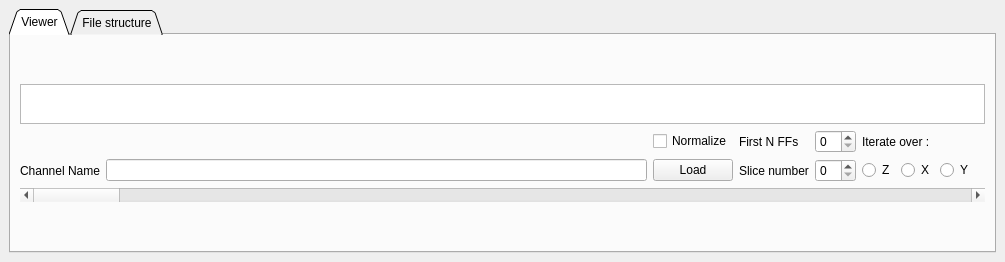
<?xml version="1.0" encoding="UTF-8"?>
<ui version="4.0">
 <class>MainWindow</class>
 <widget class="QMainWindow" name="MainWindow">
  <property name="geometry">
   <rect>
    <x>0</x>
    <y>0</y>
    <width>1005</width>
    <height>262</height>
   </rect>
  </property>
  <property name="acceptDrops">
   <bool>true</bool>
  </property>
  <property name="windowTitle">
   <string>MainWindow</string>
  </property>
  <widget class="QWidget" name="centralwidget">
   <property name="enabled">
    <bool>true</bool>
   </property>
   <layout class="QHBoxLayout" name="horizontalLayout">
    <item>
     <widget class="QTabWidget" name="tabWidget">
      <property name="enabled">
       <bool>true</bool>
      </property>
      <property name="tabShape">
       <enum>QTabWidget::Triangular</enum>
      </property>
      <property name="currentIndex">
       <number>0</number>
      </property>
      <widget class="QWidget" name="tab">
       <attribute name="title">
        <string>Viewer</string>
       </attribute>
       <layout class="QVBoxLayout" name="verticalLayout">
        <item>
         <layout class="QGridLayout" name="gridLayout" rowstretch="4,0,0,0">
          <property name="sizeConstraint">
           <enum>QLayout::SetDefaultConstraint</enum>
          </property>
          <property name="leftMargin">
           <number>0</number>
          </property>
          <item row="2" column="6" colspan="2">
           <widget class="QRadioButton" name="radioButton_X">
            <property name="text">
             <string>X</string>
            </property>
           </widget>
          </item>
          <item row="3" column="0" colspan="11">
           <widget class="QScrollBar" name="horizontalScrollBar_slice">
            <property name="orientation">
             <enum>Qt::Horizontal</enum>
            </property>
           </widget>
          </item>
          <item row="2" column="4">
           <widget class="QSpinBox" name="spinBox_slice"/>
          </item>
          <item row="2" column="5">
           <widget class="QRadioButton" name="radioButton_Z">
            <property name="text">
             <string>Z</string>
            </property>
           </widget>
          </item>
          <item row="1" column="5" colspan="4">
           <widget class="QLabel" name="label_2">
            <property name="text">
             <string>Iterate over :</string>
            </property>
           </widget>
          </item>
          <item row="0" column="0" colspan="11">
           <widget class="QTextBrowser" name="Sample">
            <property name="sizePolicy">
             <sizepolicy hsizetype="Expanding" vsizetype="Fixed">
              <horstretch>0</horstretch>
              <verstretch>0</verstretch>
             </sizepolicy>
            </property>
            <property name="maximumSize">
             <size>
              <width>16777215</width>
              <height>40</height>
             </size>
            </property>
           </widget>
          </item>
          <item row="2" column="2">
           <widget class="QPushButton" name="Load">
            <property name="text">
             <string>Load</string>
            </property>
           </widget>
          </item>
          <item row="2" column="8">
           <widget class="QRadioButton" name="radioButton_Y">
            <property name="text">
             <string>Y</string>
            </property>
           </widget>
          </item>
          <item row="2" column="0">
           <widget class="QLabel" name="channel_name">
            <property name="text">
             <string>Channel Name</string>
            </property>
           </widget>
          </item>
          <item row="2" column="3">
           <widget class="QLabel" name="label">
            <property name="text">
             <string>Slice number</string>
            </property>
           </widget>
          </item>
          <item row="2" column="1">
           <widget class="QLineEdit" name="Qchannel_name"/>
          </item>
          <item row="1" column="2">
           <widget class="QCheckBox" name="normalize_checkBox">
            <property name="text">
             <string>Normalize</string>
            </property>
           </widget>
          </item>
          <item row="1" column="4">
           <widget class="QSpinBox" name="FF_number_spinBox"/>
          </item>
          <item row="1" column="3">
           <widget class="QLabel" name="label_FF">
            <property name="text">
             <string>First N FFs</string>
            </property>
           </widget>
          </item>
         </layout>
        </item>
       </layout>
      </widget>
      <widget class="QWidget" name="Filestructure">
       <attribute name="title">
        <string>File structure</string>
       </attribute>
       <layout class="QVBoxLayout" name="verticalLayout_2">
        <item>
         <widget class="QTreeWidget" name="treeWidget">
          <column>
           <property name="text">
            <string>Object</string>
           </property>
          </column>
          <column>
           <property name="text">
            <string>Dataset size</string>
           </property>
          </column>
         </widget>
        </item>
       </layout>
      </widget>
     </widget>
    </item>
   </layout>
  </widget>
  <widget class="QMenuBar" name="menuBar">
   <property name="geometry">
    <rect>
     <x>0</x>
     <y>0</y>
     <width>1005</width>
     <height>23</height>
    </rect>
   </property>
  </widget>
 </widget>
 <resources/>
 <connections>
  <connection>
   <sender>spinBox_slice</sender>
   <signal>valueChanged(int)</signal>
   <receiver>horizontalScrollBar_slice</receiver>
   <slot>setValue(int)</slot>
   <hints>
    <hint type="sourcelabel">
     <x>721</x>
     <y>151</y>
    </hint>
    <hint type="destinationlabel">
     <x>691</x>
     <y>185</y>
    </hint>
   </hints>
  </connection>
  <connection>
   <sender>horizontalScrollBar_slice</sender>
   <signal>valueChanged(int)</signal>
   <receiver>spinBox_slice</receiver>
   <slot>setValue(int)</slot>
   <hints>
    <hint type="sourcelabel">
     <x>654</x>
     <y>187</y>
    </hint>
    <hint type="destinationlabel">
     <x>710</x>
     <y>145</y>
    </hint>
   </hints>
  </connection>
 </connections>
</ui>
